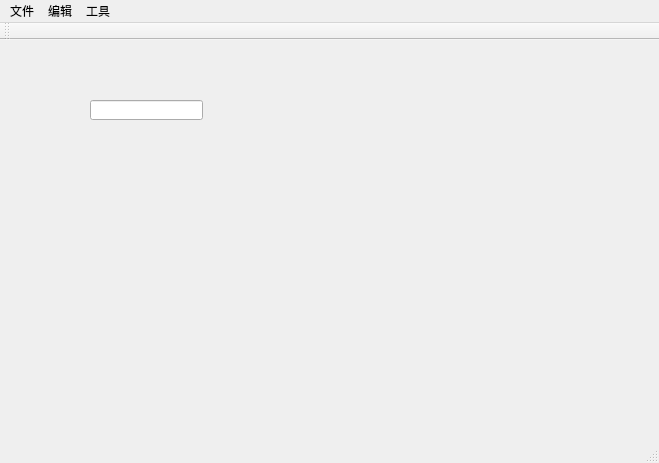
<?xml version="1.0" encoding="UTF-8"?>
<ui version="4.0">
 <class>MainWindow</class>
 <widget class="QMainWindow" name="MainWindow">
  <property name="geometry">
   <rect>
    <x>0</x>
    <y>0</y>
    <width>659</width>
    <height>463</height>
   </rect>
  </property>
  <property name="windowTitle">
   <string>点之记生成</string>
  </property>
  <widget class="QWidget" name="centralWidget">
   <widget class="QLineEdit" name="lineEdit">
    <property name="geometry">
     <rect>
      <x>90</x>
      <y>60</y>
      <width>113</width>
      <height>20</height>
     </rect>
    </property>
   </widget>
  </widget>
  <widget class="QMenuBar" name="menuBar">
   <property name="geometry">
    <rect>
     <x>0</x>
     <y>0</y>
     <width>659</width>
     <height>23</height>
    </rect>
   </property>
   <widget class="QMenu" name="menu">
    <property name="title">
     <string>文件</string>
    </property>
    <addaction name="actionNewLine"/>
    <addaction name="actionOpenLine"/>
    <addaction name="actionRecent"/>
    <addaction name="separator"/>
    <addaction name="actionCloseCurrent"/>
    <addaction name="separator"/>
    <addaction name="actionSaveLine"/>
    <addaction name="separator"/>
    <addaction name="actionExportPDF"/>
    <addaction name="actionExportOracle"/>
    <addaction name="separator"/>
    <addaction name="actionQuit"/>
   </widget>
   <widget class="QMenu" name="menu_2">
    <property name="title">
     <string>编辑</string>
    </property>
    <addaction name="actionUndo"/>
    <addaction name="actionRedo"/>
    <addaction name="separator"/>
    <addaction name="actionCopy"/>
    <addaction name="actionCut"/>
    <addaction name="actionPaste"/>
    <addaction name="separator"/>
   </widget>
   <widget class="QMenu" name="menu_3">
    <property name="title">
     <string>工具</string>
    </property>
   </widget>
   <addaction name="menu"/>
   <addaction name="menu_2"/>
   <addaction name="menu_3"/>
  </widget>
  <widget class="QToolBar" name="mainToolBar">
   <attribute name="toolBarArea">
    <enum>TopToolBarArea</enum>
   </attribute>
   <attribute name="toolBarBreak">
    <bool>false</bool>
   </attribute>
  </widget>
  <widget class="QStatusBar" name="statusBar"/>
  <action name="actionNewLine">
   <property name="icon">
    <iconset resource="icons.qrc">
     <normaloff>:/icons32/E:/icons/oxygen/32x32/actions/document-new.png</normaloff>:/icons32/E:/icons/oxygen/32x32/actions/document-new.png</iconset>
   </property>
   <property name="text">
    <string>新建水准路线(&amp;N)</string>
   </property>
   <property name="shortcut">
    <string>Ctrl+N</string>
   </property>
  </action>
  <action name="actionOpenLine">
   <property name="icon">
    <iconset resource="icons.qrc">
     <normaloff>:/icons32/E:/icons/oxygen/32x32/actions/document-open.png</normaloff>:/icons32/E:/icons/oxygen/32x32/actions/document-open.png</iconset>
   </property>
   <property name="text">
    <string>打开水准路线(&amp;O)</string>
   </property>
   <property name="shortcut">
    <string>Ctrl+O</string>
   </property>
  </action>
  <action name="actionRecent">
   <property name="icon">
    <iconset resource="icons.qrc">
     <normaloff>:/icons32/E:/icons/oxygen/32x32/actions/document-open-recent.png</normaloff>:/icons32/E:/icons/oxygen/32x32/actions/document-open-recent.png</iconset>
   </property>
   <property name="text">
    <string>最近使用的水准路线</string>
   </property>
  </action>
  <action name="actionCloseCurrent">
   <property name="icon">
    <iconset resource="icons.qrc">
     <normaloff>:/icons32/E:/icons/oxygen/32x32/actions/document-close.png</normaloff>:/icons32/E:/icons/oxygen/32x32/actions/document-close.png</iconset>
   </property>
   <property name="text">
    <string>关闭当前水准路线</string>
   </property>
   <property name="shortcut">
    <string>Ctrl+W</string>
   </property>
  </action>
  <action name="actionSaveLine">
   <property name="icon">
    <iconset resource="icons.qrc">
     <normaloff>:/icons32/E:/icons/oxygen/32x32/actions/document-save.png</normaloff>:/icons32/E:/icons/oxygen/32x32/actions/document-save.png</iconset>
   </property>
   <property name="text">
    <string>保存当前水准路线</string>
   </property>
   <property name="shortcut">
    <string>Ctrl+S</string>
   </property>
  </action>
  <action name="actionExportPDF">
   <property name="icon">
    <iconset resource="icons.qrc">
     <normaloff>:/icons32/E:/icons/oxygen/32x32/mimetypes/application-pdf.png</normaloff>:/icons32/E:/icons/oxygen/32x32/mimetypes/application-pdf.png</iconset>
   </property>
   <property name="text">
    <string>输出为PDF</string>
   </property>
  </action>
  <action name="actionExportOracle">
   <property name="icon">
    <iconset resource="icons.qrc">
     <normaloff>:/icons32/E:/icons/oxygen/32x32/mimetypes/application-vnd.oasis.opendocument.database.png</normaloff>:/icons32/E:/icons/oxygen/32x32/mimetypes/application-vnd.oasis.opendocument.database.png</iconset>
   </property>
   <property name="text">
    <string>输出为Oracle导入文件</string>
   </property>
  </action>
  <action name="actionQuit">
   <property name="icon">
    <iconset resource="icons.qrc">
     <normaloff>:/icons32/E:/icons/oxygen/32x32/actions/application-exit.png</normaloff>:/icons32/E:/icons/oxygen/32x32/actions/application-exit.png</iconset>
   </property>
   <property name="text">
    <string>退出</string>
   </property>
   <property name="shortcut">
    <string>Ctrl+Q</string>
   </property>
  </action>
  <action name="actionUndo">
   <property name="icon">
    <iconset resource="icons.qrc">
     <normaloff>:/icons32/E:/icons/oxygen/32x32/actions/edit-undo.png</normaloff>:/icons32/E:/icons/oxygen/32x32/actions/edit-undo.png</iconset>
   </property>
   <property name="text">
    <string>撤销</string>
   </property>
   <property name="shortcut">
    <string>Ctrl+Z</string>
   </property>
  </action>
  <action name="actionRedo">
   <property name="icon">
    <iconset resource="icons.qrc">
     <normaloff>:/icons32/E:/icons/oxygen/32x32/actions/edit-redo.png</normaloff>:/icons32/E:/icons/oxygen/32x32/actions/edit-redo.png</iconset>
   </property>
   <property name="text">
    <string>重做</string>
   </property>
   <property name="shortcut">
    <string>Ctrl+Y</string>
   </property>
  </action>
  <action name="actionCopy">
   <property name="icon">
    <iconset resource="icons.qrc">
     <normaloff>:/icons32/E:/icons/oxygen/32x32/actions/edit-copy.png</normaloff>:/icons32/E:/icons/oxygen/32x32/actions/edit-copy.png</iconset>
   </property>
   <property name="text">
    <string>复制</string>
   </property>
   <property name="shortcut">
    <string>Ctrl+C</string>
   </property>
  </action>
  <action name="actionCut">
   <property name="icon">
    <iconset resource="icons.qrc">
     <normaloff>:/icons32/E:/icons/oxygen/32x32/actions/edit-cut.png</normaloff>:/icons32/E:/icons/oxygen/32x32/actions/edit-cut.png</iconset>
   </property>
   <property name="text">
    <string>剪切</string>
   </property>
   <property name="shortcut">
    <string>Ctrl+X</string>
   </property>
  </action>
  <action name="actionPaste">
   <property name="icon">
    <iconset resource="icons.qrc">
     <normaloff>:/icons32/E:/icons/oxygen/32x32/actions/edit-paste.png</normaloff>:/icons32/E:/icons/oxygen/32x32/actions/edit-paste.png</iconset>
   </property>
   <property name="text">
    <string>粘贴</string>
   </property>
   <property name="shortcut">
    <string>Ctrl+P</string>
   </property>
  </action>
 </widget>
 <layoutdefault spacing="6" margin="11"/>
 <resources>
  <include location="icons.qrc"/>
 </resources>
 <connections/>
</ui>
